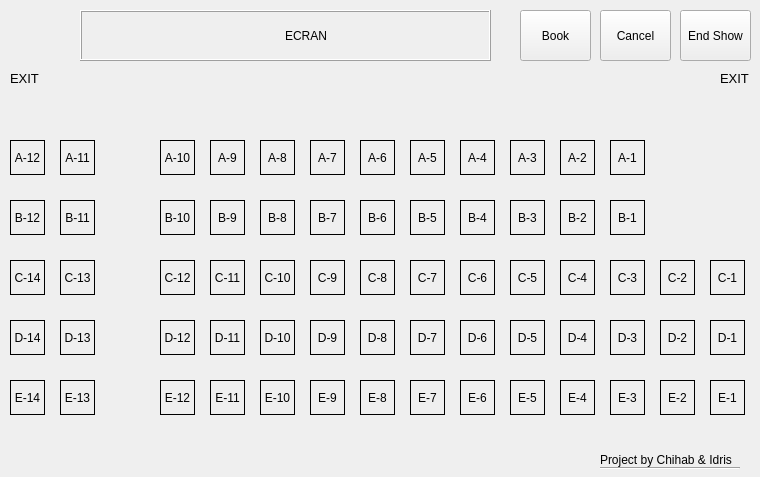
<?xml version="1.0" encoding="UTF-8"?>
<ui version="4.0">
 <class>MainWindow</class>
 <widget class="QMainWindow" name="MainWindow">
  <property name="geometry">
   <rect>
    <x>0</x>
    <y>0</y>
    <width>760</width>
    <height>477</height>
   </rect>
  </property>
  <property name="windowTitle">
   <string>Movie Ticket Booking 1.0</string>
  </property>
  <widget class="QWidget" name="centralWidget">
   <widget class="QPushButton" name="btnBook">
    <property name="geometry">
     <rect>
      <x>520</x>
      <y>10</y>
      <width>71</width>
      <height>51</height>
     </rect>
    </property>
    <property name="text">
     <string>Book</string>
    </property>
   </widget>
   <widget class="QPushButton" name="btnCancel">
    <property name="geometry">
     <rect>
      <x>600</x>
      <y>10</y>
      <width>71</width>
      <height>51</height>
     </rect>
    </property>
    <property name="text">
     <string>Cancel</string>
    </property>
   </widget>
   <widget class="QPushButton" name="btnReset">
    <property name="geometry">
     <rect>
      <x>680</x>
      <y>10</y>
      <width>71</width>
      <height>51</height>
     </rect>
    </property>
    <property name="text">
     <string>End Show</string>
    </property>
   </widget>
   <widget class="QLabel" name="label">
    <property name="geometry">
     <rect>
      <x>720</x>
      <y>70</y>
      <width>31</width>
      <height>16</height>
     </rect>
    </property>
    <property name="font">
     <font>
      <pointsize>10</pointsize>
     </font>
    </property>
    <property name="text">
     <string>EXIT</string>
    </property>
   </widget>
   <widget class="QLabel" name="label_2">
    <property name="geometry">
     <rect>
      <x>10</x>
      <y>70</y>
      <width>31</width>
      <height>16</height>
     </rect>
    </property>
    <property name="font">
     <font>
      <pointsize>10</pointsize>
     </font>
    </property>
    <property name="text">
     <string>EXIT</string>
    </property>
   </widget>
   <widget class="QLabel" name="label_3">
    <property name="geometry">
     <rect>
      <x>80</x>
      <y>10</y>
      <width>411</width>
      <height>51</height>
     </rect>
    </property>
    <property name="frameShape">
     <enum>QFrame::Box</enum>
    </property>
    <property name="frameShadow">
     <enum>QFrame::Raised</enum>
    </property>
    <property name="text">
     <string>                                                             ECRAN</string>
    </property>
    <property name="alignment">
     <set>Qt::AlignJustify|Qt::AlignVCenter</set>
    </property>
   </widget>
   <widget class="QLabel" name="lblA1">
    <property name="geometry">
     <rect>
      <x>610</x>
      <y>140</y>
      <width>35</width>
      <height>35</height>
     </rect>
    </property>
    <property name="frameShape">
     <enum>QFrame::Box</enum>
    </property>
    <property name="text">
     <string>A-1</string>
    </property>
    <property name="alignment">
     <set>Qt::AlignCenter</set>
    </property>
   </widget>
   <widget class="QLabel" name="lblA2">
    <property name="geometry">
     <rect>
      <x>560</x>
      <y>140</y>
      <width>35</width>
      <height>35</height>
     </rect>
    </property>
    <property name="frameShape">
     <enum>QFrame::Box</enum>
    </property>
    <property name="text">
     <string>A-2</string>
    </property>
    <property name="alignment">
     <set>Qt::AlignCenter</set>
    </property>
   </widget>
   <widget class="QLabel" name="lblA3">
    <property name="geometry">
     <rect>
      <x>510</x>
      <y>140</y>
      <width>35</width>
      <height>35</height>
     </rect>
    </property>
    <property name="frameShape">
     <enum>QFrame::Box</enum>
    </property>
    <property name="text">
     <string>A-3</string>
    </property>
    <property name="alignment">
     <set>Qt::AlignCenter</set>
    </property>
   </widget>
   <widget class="QLabel" name="lblA5">
    <property name="geometry">
     <rect>
      <x>410</x>
      <y>140</y>
      <width>35</width>
      <height>35</height>
     </rect>
    </property>
    <property name="frameShape">
     <enum>QFrame::Box</enum>
    </property>
    <property name="text">
     <string>A-5</string>
    </property>
    <property name="alignment">
     <set>Qt::AlignCenter</set>
    </property>
   </widget>
   <widget class="QLabel" name="lblA6">
    <property name="geometry">
     <rect>
      <x>360</x>
      <y>140</y>
      <width>35</width>
      <height>35</height>
     </rect>
    </property>
    <property name="frameShape">
     <enum>QFrame::Box</enum>
    </property>
    <property name="text">
     <string>A-6</string>
    </property>
    <property name="alignment">
     <set>Qt::AlignCenter</set>
    </property>
   </widget>
   <widget class="QLabel" name="lblA4">
    <property name="geometry">
     <rect>
      <x>460</x>
      <y>140</y>
      <width>35</width>
      <height>35</height>
     </rect>
    </property>
    <property name="frameShape">
     <enum>QFrame::Box</enum>
    </property>
    <property name="text">
     <string>A-4</string>
    </property>
    <property name="alignment">
     <set>Qt::AlignCenter</set>
    </property>
   </widget>
   <widget class="QLabel" name="lblA8">
    <property name="geometry">
     <rect>
      <x>260</x>
      <y>140</y>
      <width>35</width>
      <height>35</height>
     </rect>
    </property>
    <property name="frameShape">
     <enum>QFrame::Box</enum>
    </property>
    <property name="text">
     <string>A-8</string>
    </property>
    <property name="alignment">
     <set>Qt::AlignCenter</set>
    </property>
   </widget>
   <widget class="QLabel" name="lblA9">
    <property name="geometry">
     <rect>
      <x>210</x>
      <y>140</y>
      <width>35</width>
      <height>35</height>
     </rect>
    </property>
    <property name="frameShape">
     <enum>QFrame::Box</enum>
    </property>
    <property name="text">
     <string>A-9</string>
    </property>
    <property name="alignment">
     <set>Qt::AlignCenter</set>
    </property>
   </widget>
   <widget class="QLabel" name="lblA7">
    <property name="geometry">
     <rect>
      <x>310</x>
      <y>140</y>
      <width>35</width>
      <height>35</height>
     </rect>
    </property>
    <property name="frameShape">
     <enum>QFrame::Box</enum>
    </property>
    <property name="text">
     <string>A-7</string>
    </property>
    <property name="alignment">
     <set>Qt::AlignCenter</set>
    </property>
   </widget>
   <widget class="QLabel" name="lblA12">
    <property name="geometry">
     <rect>
      <x>10</x>
      <y>140</y>
      <width>35</width>
      <height>35</height>
     </rect>
    </property>
    <property name="frameShape">
     <enum>QFrame::Box</enum>
    </property>
    <property name="text">
     <string>A-12</string>
    </property>
    <property name="alignment">
     <set>Qt::AlignCenter</set>
    </property>
   </widget>
   <widget class="QLabel" name="lblA11">
    <property name="geometry">
     <rect>
      <x>60</x>
      <y>140</y>
      <width>35</width>
      <height>35</height>
     </rect>
    </property>
    <property name="frameShape">
     <enum>QFrame::Box</enum>
    </property>
    <property name="text">
     <string>A-11</string>
    </property>
    <property name="alignment">
     <set>Qt::AlignCenter</set>
    </property>
   </widget>
   <widget class="QLabel" name="lblA10">
    <property name="geometry">
     <rect>
      <x>160</x>
      <y>140</y>
      <width>35</width>
      <height>35</height>
     </rect>
    </property>
    <property name="frameShape">
     <enum>QFrame::Box</enum>
    </property>
    <property name="text">
     <string>A-10</string>
    </property>
    <property name="alignment">
     <set>Qt::AlignCenter</set>
    </property>
   </widget>
   <widget class="QLabel" name="lblB2">
    <property name="geometry">
     <rect>
      <x>560</x>
      <y>200</y>
      <width>35</width>
      <height>35</height>
     </rect>
    </property>
    <property name="frameShape">
     <enum>QFrame::Box</enum>
    </property>
    <property name="text">
     <string>B-2</string>
    </property>
    <property name="alignment">
     <set>Qt::AlignCenter</set>
    </property>
   </widget>
   <widget class="QLabel" name="lblB6">
    <property name="geometry">
     <rect>
      <x>360</x>
      <y>200</y>
      <width>35</width>
      <height>35</height>
     </rect>
    </property>
    <property name="frameShape">
     <enum>QFrame::Box</enum>
    </property>
    <property name="text">
     <string>B-6</string>
    </property>
    <property name="alignment">
     <set>Qt::AlignCenter</set>
    </property>
   </widget>
   <widget class="QLabel" name="lblB11">
    <property name="geometry">
     <rect>
      <x>60</x>
      <y>200</y>
      <width>35</width>
      <height>35</height>
     </rect>
    </property>
    <property name="frameShape">
     <enum>QFrame::Box</enum>
    </property>
    <property name="text">
     <string>B-11</string>
    </property>
    <property name="alignment">
     <set>Qt::AlignCenter</set>
    </property>
   </widget>
   <widget class="QLabel" name="lblB3">
    <property name="geometry">
     <rect>
      <x>510</x>
      <y>200</y>
      <width>35</width>
      <height>35</height>
     </rect>
    </property>
    <property name="frameShape">
     <enum>QFrame::Box</enum>
    </property>
    <property name="text">
     <string>B-3</string>
    </property>
    <property name="alignment">
     <set>Qt::AlignCenter</set>
    </property>
   </widget>
   <widget class="QLabel" name="lblB7">
    <property name="geometry">
     <rect>
      <x>310</x>
      <y>200</y>
      <width>35</width>
      <height>35</height>
     </rect>
    </property>
    <property name="frameShape">
     <enum>QFrame::Box</enum>
    </property>
    <property name="text">
     <string>B-7</string>
    </property>
    <property name="alignment">
     <set>Qt::AlignCenter</set>
    </property>
   </widget>
   <widget class="QLabel" name="lblB1">
    <property name="geometry">
     <rect>
      <x>610</x>
      <y>200</y>
      <width>35</width>
      <height>35</height>
     </rect>
    </property>
    <property name="frameShape">
     <enum>QFrame::Box</enum>
    </property>
    <property name="text">
     <string>B-1</string>
    </property>
    <property name="alignment">
     <set>Qt::AlignCenter</set>
    </property>
   </widget>
   <widget class="QLabel" name="lblB9">
    <property name="geometry">
     <rect>
      <x>210</x>
      <y>200</y>
      <width>35</width>
      <height>35</height>
     </rect>
    </property>
    <property name="frameShape">
     <enum>QFrame::Box</enum>
    </property>
    <property name="text">
     <string>B-9</string>
    </property>
    <property name="alignment">
     <set>Qt::AlignCenter</set>
    </property>
   </widget>
   <widget class="QLabel" name="lblB12">
    <property name="geometry">
     <rect>
      <x>10</x>
      <y>200</y>
      <width>35</width>
      <height>35</height>
     </rect>
    </property>
    <property name="frameShape">
     <enum>QFrame::Box</enum>
    </property>
    <property name="text">
     <string>B-12</string>
    </property>
    <property name="alignment">
     <set>Qt::AlignCenter</set>
    </property>
   </widget>
   <widget class="QLabel" name="lblB4">
    <property name="geometry">
     <rect>
      <x>460</x>
      <y>200</y>
      <width>35</width>
      <height>35</height>
     </rect>
    </property>
    <property name="frameShape">
     <enum>QFrame::Box</enum>
    </property>
    <property name="text">
     <string>B-4</string>
    </property>
    <property name="alignment">
     <set>Qt::AlignCenter</set>
    </property>
   </widget>
   <widget class="QLabel" name="lblB10">
    <property name="geometry">
     <rect>
      <x>160</x>
      <y>200</y>
      <width>35</width>
      <height>35</height>
     </rect>
    </property>
    <property name="frameShape">
     <enum>QFrame::Box</enum>
    </property>
    <property name="text">
     <string>B-10</string>
    </property>
    <property name="alignment">
     <set>Qt::AlignCenter</set>
    </property>
   </widget>
   <widget class="QLabel" name="lblB5">
    <property name="geometry">
     <rect>
      <x>410</x>
      <y>200</y>
      <width>35</width>
      <height>35</height>
     </rect>
    </property>
    <property name="frameShape">
     <enum>QFrame::Box</enum>
    </property>
    <property name="text">
     <string>B-5</string>
    </property>
    <property name="alignment">
     <set>Qt::AlignCenter</set>
    </property>
   </widget>
   <widget class="QLabel" name="lblB8">
    <property name="geometry">
     <rect>
      <x>260</x>
      <y>200</y>
      <width>35</width>
      <height>35</height>
     </rect>
    </property>
    <property name="frameShape">
     <enum>QFrame::Box</enum>
    </property>
    <property name="text">
     <string>B-8</string>
    </property>
    <property name="alignment">
     <set>Qt::AlignCenter</set>
    </property>
   </widget>
   <widget class="QLabel" name="lblC4">
    <property name="geometry">
     <rect>
      <x>560</x>
      <y>260</y>
      <width>35</width>
      <height>35</height>
     </rect>
    </property>
    <property name="frameShape">
     <enum>QFrame::Box</enum>
    </property>
    <property name="text">
     <string>C-4</string>
    </property>
    <property name="alignment">
     <set>Qt::AlignCenter</set>
    </property>
   </widget>
   <widget class="QLabel" name="lblC8">
    <property name="geometry">
     <rect>
      <x>360</x>
      <y>260</y>
      <width>35</width>
      <height>35</height>
     </rect>
    </property>
    <property name="frameShape">
     <enum>QFrame::Box</enum>
    </property>
    <property name="text">
     <string>C-8</string>
    </property>
    <property name="alignment">
     <set>Qt::AlignCenter</set>
    </property>
   </widget>
   <widget class="QLabel" name="lblC13">
    <property name="geometry">
     <rect>
      <x>60</x>
      <y>260</y>
      <width>35</width>
      <height>35</height>
     </rect>
    </property>
    <property name="frameShape">
     <enum>QFrame::Box</enum>
    </property>
    <property name="text">
     <string>C-13</string>
    </property>
    <property name="alignment">
     <set>Qt::AlignCenter</set>
    </property>
   </widget>
   <widget class="QLabel" name="lblC5">
    <property name="geometry">
     <rect>
      <x>510</x>
      <y>260</y>
      <width>35</width>
      <height>35</height>
     </rect>
    </property>
    <property name="frameShape">
     <enum>QFrame::Box</enum>
    </property>
    <property name="text">
     <string>C-5</string>
    </property>
    <property name="alignment">
     <set>Qt::AlignCenter</set>
    </property>
   </widget>
   <widget class="QLabel" name="lblC9">
    <property name="geometry">
     <rect>
      <x>310</x>
      <y>260</y>
      <width>35</width>
      <height>35</height>
     </rect>
    </property>
    <property name="frameShape">
     <enum>QFrame::Box</enum>
    </property>
    <property name="text">
     <string>C-9</string>
    </property>
    <property name="alignment">
     <set>Qt::AlignCenter</set>
    </property>
   </widget>
   <widget class="QLabel" name="lblC3">
    <property name="geometry">
     <rect>
      <x>610</x>
      <y>260</y>
      <width>35</width>
      <height>35</height>
     </rect>
    </property>
    <property name="frameShape">
     <enum>QFrame::Box</enum>
    </property>
    <property name="text">
     <string>C-3</string>
    </property>
    <property name="alignment">
     <set>Qt::AlignCenter</set>
    </property>
   </widget>
   <widget class="QLabel" name="lblC11">
    <property name="geometry">
     <rect>
      <x>210</x>
      <y>260</y>
      <width>35</width>
      <height>35</height>
     </rect>
    </property>
    <property name="frameShape">
     <enum>QFrame::Box</enum>
    </property>
    <property name="text">
     <string>C-11</string>
    </property>
    <property name="alignment">
     <set>Qt::AlignCenter</set>
    </property>
   </widget>
   <widget class="QLabel" name="lblC14">
    <property name="geometry">
     <rect>
      <x>10</x>
      <y>260</y>
      <width>35</width>
      <height>35</height>
     </rect>
    </property>
    <property name="frameShape">
     <enum>QFrame::Box</enum>
    </property>
    <property name="text">
     <string>C-14</string>
    </property>
    <property name="alignment">
     <set>Qt::AlignCenter</set>
    </property>
   </widget>
   <widget class="QLabel" name="lblC6">
    <property name="geometry">
     <rect>
      <x>460</x>
      <y>260</y>
      <width>35</width>
      <height>35</height>
     </rect>
    </property>
    <property name="frameShape">
     <enum>QFrame::Box</enum>
    </property>
    <property name="text">
     <string>C-6</string>
    </property>
    <property name="alignment">
     <set>Qt::AlignCenter</set>
    </property>
   </widget>
   <widget class="QLabel" name="lblC12">
    <property name="geometry">
     <rect>
      <x>160</x>
      <y>260</y>
      <width>35</width>
      <height>35</height>
     </rect>
    </property>
    <property name="frameShape">
     <enum>QFrame::Box</enum>
    </property>
    <property name="text">
     <string>C-12</string>
    </property>
    <property name="alignment">
     <set>Qt::AlignCenter</set>
    </property>
   </widget>
   <widget class="QLabel" name="lblC7">
    <property name="geometry">
     <rect>
      <x>410</x>
      <y>260</y>
      <width>35</width>
      <height>35</height>
     </rect>
    </property>
    <property name="frameShape">
     <enum>QFrame::Box</enum>
    </property>
    <property name="text">
     <string>C-7</string>
    </property>
    <property name="alignment">
     <set>Qt::AlignCenter</set>
    </property>
   </widget>
   <widget class="QLabel" name="lblC10">
    <property name="geometry">
     <rect>
      <x>260</x>
      <y>260</y>
      <width>35</width>
      <height>35</height>
     </rect>
    </property>
    <property name="frameShape">
     <enum>QFrame::Box</enum>
    </property>
    <property name="text">
     <string>C-10</string>
    </property>
    <property name="alignment">
     <set>Qt::AlignCenter</set>
    </property>
   </widget>
   <widget class="QLabel" name="lblD4">
    <property name="geometry">
     <rect>
      <x>560</x>
      <y>320</y>
      <width>35</width>
      <height>35</height>
     </rect>
    </property>
    <property name="frameShape">
     <enum>QFrame::Box</enum>
    </property>
    <property name="text">
     <string>D-4</string>
    </property>
    <property name="alignment">
     <set>Qt::AlignCenter</set>
    </property>
   </widget>
   <widget class="QLabel" name="lblD8">
    <property name="geometry">
     <rect>
      <x>360</x>
      <y>320</y>
      <width>35</width>
      <height>35</height>
     </rect>
    </property>
    <property name="frameShape">
     <enum>QFrame::Box</enum>
    </property>
    <property name="text">
     <string>D-8</string>
    </property>
    <property name="alignment">
     <set>Qt::AlignCenter</set>
    </property>
   </widget>
   <widget class="QLabel" name="lblD13">
    <property name="geometry">
     <rect>
      <x>60</x>
      <y>320</y>
      <width>35</width>
      <height>35</height>
     </rect>
    </property>
    <property name="frameShape">
     <enum>QFrame::Box</enum>
    </property>
    <property name="text">
     <string>D-13</string>
    </property>
    <property name="alignment">
     <set>Qt::AlignCenter</set>
    </property>
   </widget>
   <widget class="QLabel" name="lblD5">
    <property name="geometry">
     <rect>
      <x>510</x>
      <y>320</y>
      <width>35</width>
      <height>35</height>
     </rect>
    </property>
    <property name="frameShape">
     <enum>QFrame::Box</enum>
    </property>
    <property name="text">
     <string>D-5</string>
    </property>
    <property name="alignment">
     <set>Qt::AlignCenter</set>
    </property>
   </widget>
   <widget class="QLabel" name="lblD9">
    <property name="geometry">
     <rect>
      <x>310</x>
      <y>320</y>
      <width>35</width>
      <height>35</height>
     </rect>
    </property>
    <property name="frameShape">
     <enum>QFrame::Box</enum>
    </property>
    <property name="text">
     <string>D-9</string>
    </property>
    <property name="alignment">
     <set>Qt::AlignCenter</set>
    </property>
   </widget>
   <widget class="QLabel" name="lblD3">
    <property name="geometry">
     <rect>
      <x>610</x>
      <y>320</y>
      <width>35</width>
      <height>35</height>
     </rect>
    </property>
    <property name="frameShape">
     <enum>QFrame::Box</enum>
    </property>
    <property name="text">
     <string>D-3</string>
    </property>
    <property name="alignment">
     <set>Qt::AlignCenter</set>
    </property>
   </widget>
   <widget class="QLabel" name="lblD11">
    <property name="geometry">
     <rect>
      <x>210</x>
      <y>320</y>
      <width>35</width>
      <height>35</height>
     </rect>
    </property>
    <property name="frameShape">
     <enum>QFrame::Box</enum>
    </property>
    <property name="text">
     <string>D-11</string>
    </property>
    <property name="alignment">
     <set>Qt::AlignCenter</set>
    </property>
   </widget>
   <widget class="QLabel" name="lblD14">
    <property name="geometry">
     <rect>
      <x>10</x>
      <y>320</y>
      <width>35</width>
      <height>35</height>
     </rect>
    </property>
    <property name="frameShape">
     <enum>QFrame::Box</enum>
    </property>
    <property name="text">
     <string>D-14</string>
    </property>
    <property name="alignment">
     <set>Qt::AlignCenter</set>
    </property>
   </widget>
   <widget class="QLabel" name="lblD6">
    <property name="geometry">
     <rect>
      <x>460</x>
      <y>320</y>
      <width>35</width>
      <height>35</height>
     </rect>
    </property>
    <property name="frameShape">
     <enum>QFrame::Box</enum>
    </property>
    <property name="text">
     <string>D-6</string>
    </property>
    <property name="alignment">
     <set>Qt::AlignCenter</set>
    </property>
   </widget>
   <widget class="QLabel" name="lblD12">
    <property name="geometry">
     <rect>
      <x>160</x>
      <y>320</y>
      <width>35</width>
      <height>35</height>
     </rect>
    </property>
    <property name="frameShape">
     <enum>QFrame::Box</enum>
    </property>
    <property name="text">
     <string>D-12</string>
    </property>
    <property name="alignment">
     <set>Qt::AlignCenter</set>
    </property>
   </widget>
   <widget class="QLabel" name="lblD7">
    <property name="geometry">
     <rect>
      <x>410</x>
      <y>320</y>
      <width>35</width>
      <height>35</height>
     </rect>
    </property>
    <property name="frameShape">
     <enum>QFrame::Box</enum>
    </property>
    <property name="text">
     <string>D-7</string>
    </property>
    <property name="alignment">
     <set>Qt::AlignCenter</set>
    </property>
   </widget>
   <widget class="QLabel" name="lblD10">
    <property name="geometry">
     <rect>
      <x>260</x>
      <y>320</y>
      <width>35</width>
      <height>35</height>
     </rect>
    </property>
    <property name="frameShape">
     <enum>QFrame::Box</enum>
    </property>
    <property name="text">
     <string>D-10</string>
    </property>
    <property name="alignment">
     <set>Qt::AlignCenter</set>
    </property>
   </widget>
   <widget class="QLabel" name="lblE4">
    <property name="geometry">
     <rect>
      <x>560</x>
      <y>380</y>
      <width>35</width>
      <height>35</height>
     </rect>
    </property>
    <property name="frameShape">
     <enum>QFrame::Box</enum>
    </property>
    <property name="text">
     <string>E-4</string>
    </property>
    <property name="alignment">
     <set>Qt::AlignCenter</set>
    </property>
   </widget>
   <widget class="QLabel" name="lblE8">
    <property name="geometry">
     <rect>
      <x>360</x>
      <y>380</y>
      <width>35</width>
      <height>35</height>
     </rect>
    </property>
    <property name="frameShape">
     <enum>QFrame::Box</enum>
    </property>
    <property name="text">
     <string>E-8</string>
    </property>
    <property name="alignment">
     <set>Qt::AlignCenter</set>
    </property>
   </widget>
   <widget class="QLabel" name="lblE13">
    <property name="geometry">
     <rect>
      <x>60</x>
      <y>380</y>
      <width>35</width>
      <height>35</height>
     </rect>
    </property>
    <property name="frameShape">
     <enum>QFrame::Box</enum>
    </property>
    <property name="text">
     <string>E-13</string>
    </property>
    <property name="alignment">
     <set>Qt::AlignCenter</set>
    </property>
   </widget>
   <widget class="QLabel" name="lblE5">
    <property name="geometry">
     <rect>
      <x>510</x>
      <y>380</y>
      <width>35</width>
      <height>35</height>
     </rect>
    </property>
    <property name="frameShape">
     <enum>QFrame::Box</enum>
    </property>
    <property name="text">
     <string>E-5</string>
    </property>
    <property name="alignment">
     <set>Qt::AlignCenter</set>
    </property>
   </widget>
   <widget class="QLabel" name="lblE9">
    <property name="geometry">
     <rect>
      <x>310</x>
      <y>380</y>
      <width>35</width>
      <height>35</height>
     </rect>
    </property>
    <property name="frameShape">
     <enum>QFrame::Box</enum>
    </property>
    <property name="text">
     <string>E-9</string>
    </property>
    <property name="alignment">
     <set>Qt::AlignCenter</set>
    </property>
   </widget>
   <widget class="QLabel" name="lblE3">
    <property name="geometry">
     <rect>
      <x>610</x>
      <y>380</y>
      <width>35</width>
      <height>35</height>
     </rect>
    </property>
    <property name="frameShape">
     <enum>QFrame::Box</enum>
    </property>
    <property name="text">
     <string>E-3</string>
    </property>
    <property name="alignment">
     <set>Qt::AlignCenter</set>
    </property>
   </widget>
   <widget class="QLabel" name="lblE11">
    <property name="geometry">
     <rect>
      <x>210</x>
      <y>380</y>
      <width>35</width>
      <height>35</height>
     </rect>
    </property>
    <property name="frameShape">
     <enum>QFrame::Box</enum>
    </property>
    <property name="text">
     <string>E-11</string>
    </property>
    <property name="alignment">
     <set>Qt::AlignCenter</set>
    </property>
   </widget>
   <widget class="QLabel" name="lblE14">
    <property name="geometry">
     <rect>
      <x>10</x>
      <y>380</y>
      <width>35</width>
      <height>35</height>
     </rect>
    </property>
    <property name="frameShape">
     <enum>QFrame::Box</enum>
    </property>
    <property name="text">
     <string>E-14</string>
    </property>
    <property name="alignment">
     <set>Qt::AlignCenter</set>
    </property>
   </widget>
   <widget class="QLabel" name="lblE6">
    <property name="geometry">
     <rect>
      <x>460</x>
      <y>380</y>
      <width>35</width>
      <height>35</height>
     </rect>
    </property>
    <property name="frameShape">
     <enum>QFrame::Box</enum>
    </property>
    <property name="text">
     <string>E-6</string>
    </property>
    <property name="alignment">
     <set>Qt::AlignCenter</set>
    </property>
   </widget>
   <widget class="QLabel" name="lblE12">
    <property name="geometry">
     <rect>
      <x>160</x>
      <y>380</y>
      <width>35</width>
      <height>35</height>
     </rect>
    </property>
    <property name="frameShape">
     <enum>QFrame::Box</enum>
    </property>
    <property name="text">
     <string>E-12</string>
    </property>
    <property name="alignment">
     <set>Qt::AlignCenter</set>
    </property>
   </widget>
   <widget class="QLabel" name="lblE7">
    <property name="geometry">
     <rect>
      <x>410</x>
      <y>380</y>
      <width>35</width>
      <height>35</height>
     </rect>
    </property>
    <property name="frameShape">
     <enum>QFrame::Box</enum>
    </property>
    <property name="text">
     <string>E-7</string>
    </property>
    <property name="alignment">
     <set>Qt::AlignCenter</set>
    </property>
   </widget>
   <widget class="QLabel" name="lblE10">
    <property name="geometry">
     <rect>
      <x>260</x>
      <y>380</y>
      <width>35</width>
      <height>35</height>
     </rect>
    </property>
    <property name="frameShape">
     <enum>QFrame::Box</enum>
    </property>
    <property name="text">
     <string>E-10</string>
    </property>
    <property name="alignment">
     <set>Qt::AlignCenter</set>
    </property>
   </widget>
   <widget class="QLabel" name="lblC2">
    <property name="geometry">
     <rect>
      <x>660</x>
      <y>260</y>
      <width>35</width>
      <height>35</height>
     </rect>
    </property>
    <property name="frameShape">
     <enum>QFrame::Box</enum>
    </property>
    <property name="text">
     <string>C-2</string>
    </property>
    <property name="alignment">
     <set>Qt::AlignCenter</set>
    </property>
   </widget>
   <widget class="QLabel" name="lblC1">
    <property name="geometry">
     <rect>
      <x>710</x>
      <y>260</y>
      <width>35</width>
      <height>35</height>
     </rect>
    </property>
    <property name="frameShape">
     <enum>QFrame::Box</enum>
    </property>
    <property name="text">
     <string>C-1</string>
    </property>
    <property name="alignment">
     <set>Qt::AlignCenter</set>
    </property>
   </widget>
   <widget class="QLabel" name="lblD1">
    <property name="geometry">
     <rect>
      <x>710</x>
      <y>320</y>
      <width>35</width>
      <height>35</height>
     </rect>
    </property>
    <property name="frameShape">
     <enum>QFrame::Box</enum>
    </property>
    <property name="text">
     <string>D-1</string>
    </property>
    <property name="alignment">
     <set>Qt::AlignCenter</set>
    </property>
   </widget>
   <widget class="QLabel" name="lblD2">
    <property name="geometry">
     <rect>
      <x>660</x>
      <y>320</y>
      <width>35</width>
      <height>35</height>
     </rect>
    </property>
    <property name="frameShape">
     <enum>QFrame::Box</enum>
    </property>
    <property name="text">
     <string>D-2</string>
    </property>
    <property name="alignment">
     <set>Qt::AlignCenter</set>
    </property>
   </widget>
   <widget class="QLabel" name="lblE1">
    <property name="geometry">
     <rect>
      <x>710</x>
      <y>380</y>
      <width>35</width>
      <height>35</height>
     </rect>
    </property>
    <property name="frameShape">
     <enum>QFrame::Box</enum>
    </property>
    <property name="text">
     <string>E-1</string>
    </property>
    <property name="alignment">
     <set>Qt::AlignCenter</set>
    </property>
   </widget>
   <widget class="QLabel" name="lblE2">
    <property name="geometry">
     <rect>
      <x>660</x>
      <y>380</y>
      <width>35</width>
      <height>35</height>
     </rect>
    </property>
    <property name="frameShape">
     <enum>QFrame::Box</enum>
    </property>
    <property name="text">
     <string>E-2</string>
    </property>
    <property name="alignment">
     <set>Qt::AlignCenter</set>
    </property>
   </widget>
   <widget class="QLabel" name="lblInfoImage">
    <property name="geometry">
     <rect>
      <x>330</x>
      <y>423</y>
      <width>101</width>
      <height>41</height>
     </rect>
    </property>
    <property name="text">
     <string/>
    </property>
   </widget>
   <widget class="QLabel" name="label_4">
    <property name="geometry">
     <rect>
      <x>600</x>
      <y>450</y>
      <width>141</width>
      <height>20</height>
     </rect>
    </property>
    <property name="font">
     <font>
      <pointsize>9</pointsize>
     </font>
    </property>
    <property name="text">
     <string>Project by Chihab &amp; Idris</string>
    </property>
   </widget>
   <widget class="Line" name="line">
    <property name="geometry">
     <rect>
      <x>600</x>
      <y>460</y>
      <width>140</width>
      <height>16</height>
     </rect>
    </property>
    <property name="orientation">
     <enum>Qt::Horizontal</enum>
    </property>
   </widget>
  </widget>
 </widget>
 <layoutdefault spacing="6" margin="11"/>
 <resources/>
 <connections/>
</ui>
